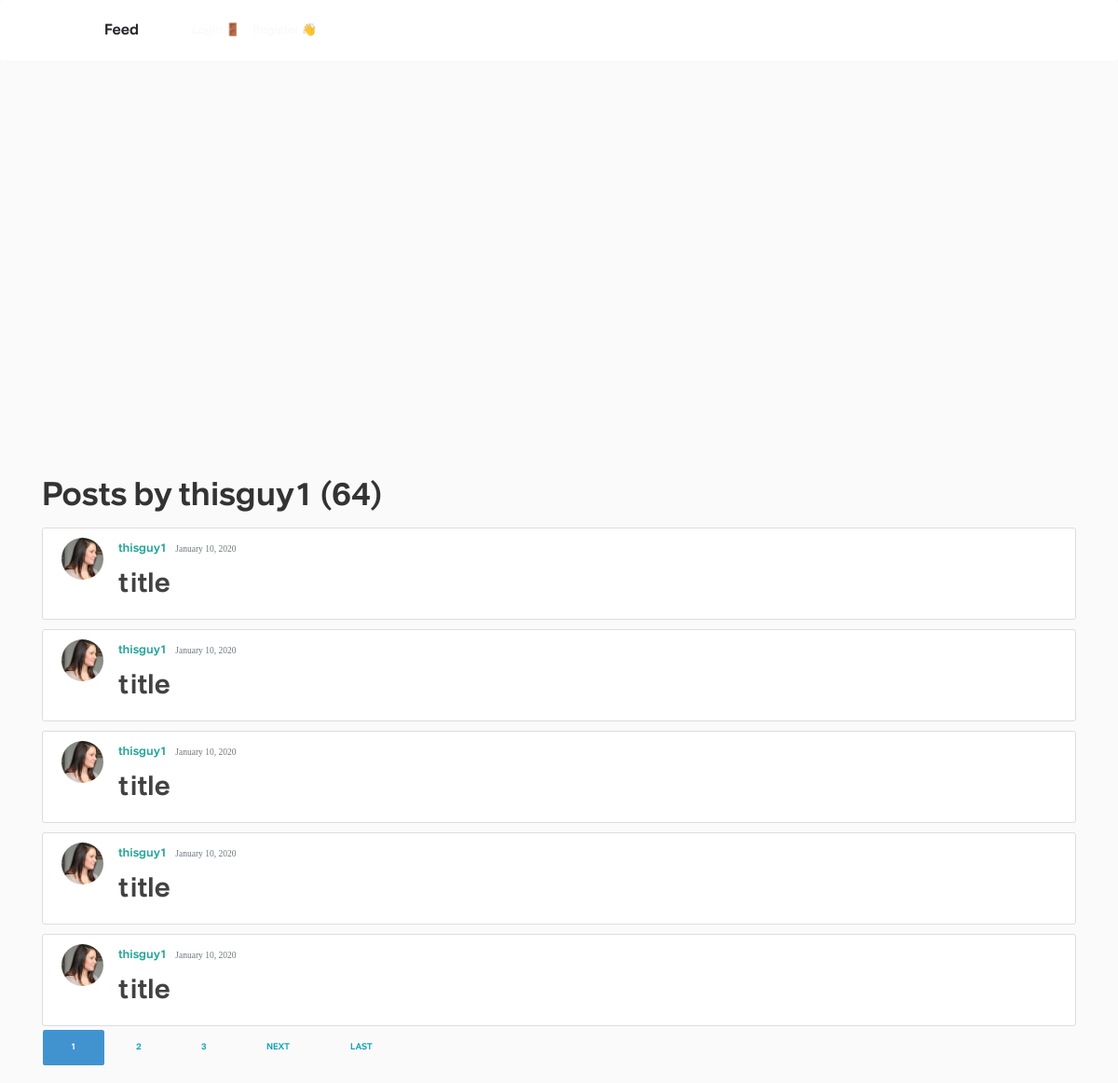
Before: /user/thisguy1 with the older database file.
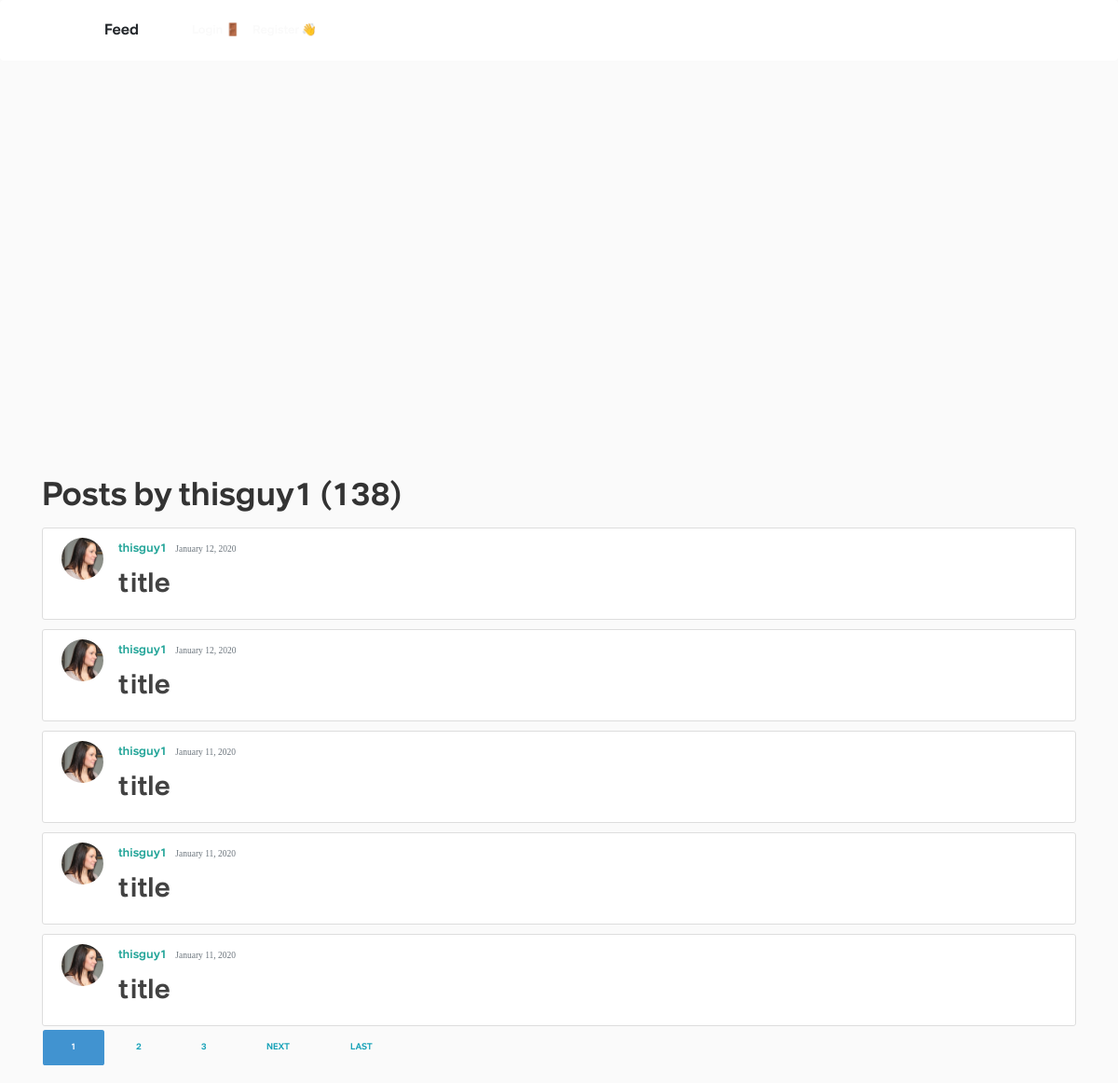
After: the same page with the newer database file.
### blog/models.py (models this page shows, shortened)
class Post(models.Model):
    objects = models.Manager()
    title = "title" #models.CharField(max_length=100)
    time_studied = models.IntegerField(default=20)
    date_posted = models.DateTimeField(default=timezone.now)
    author = models.ForeignKey(User, on_delete=models.CASCADE)

### users/models.py (models this page shows, shortened)
class Profile(models.Model):
    user = models.OneToOneField(User, on_delete=models.CASCADE)
    profile_pictures = [
        "asian_student.jpeg",
        "black_and_white_photo.jpg",
        "college_student.jpeg",
        "girl_looking_sideways.jpg",
        "nerdy_guy.jpg",
        "science_student.jpeg",
        "student_sitting_on_grass.jpg",
    ]
    for i in range(len(profile_pictures)):
        profile_pictures[i] = "potential_pics/" + profile_pictures[i]
    image = models.ImageField(
        default=random.choice(profile_pictures), upload_to="profile_pics"
    )
    wallet_points = models.BigIntegerField(default=0)
    university = models.CharField(default="", max_length=35)
    subject = models.CharField(default="", max_length=35)

### blog/views.py (the view)
# urls.py: path('user/<str:username>', UserPostListView.as_view(), name='user-posts'),
class UserPostListView(ListView):
    model = Post
    template_name = "blog/user_posts.html"  # <app>/<model>_<viewtype>.html
    context_object_name = "posts"
    paginate_by = 5
    def get_queryset(self):
        user = get_object_or_404(User, username=self.kwargs.get("username"))
        return Post.objects.filter(author=user).order_by("-date_posted")

### blog/templates/blog/user_posts.html (shortened to what this page needs)
{% extends "blog/base.html" %}
{% block content %}
    <h1 class="mb-3">Posts by {{ view.kwargs.username }} ({{ page_obj.paginator.count }})</h1>
    {% for post in posts %}
        <article class="media content-section">
          <img class="rounded-circle article-img" src="{{ post.author.profile.image.url }}">
          <div class="media-body">
            <div class="article-metadata">
              <a class="mr-2" href="{% url 'user-posts' post.author.username %}">{{ post.author }}</a>
              <small class="text-muted">{{ post.date_posted|date:"F d, Y" }}</small>
            </div>
            <h2><a class="article-title" href="{% url 'post-detail' post.id %}">{{ post.title }}</a></h2>
          </div>
        </article>
    {% endfor %}
    {% if is_paginated %}
      {% for num in page_obj.paginator.page_range %}
        {% if page_obj.number == num %}
          <a class="btn btn-info mb-4" href="?page={{ num }}">{{ num }}</a>
        {% elif num > page_obj.number|add:'-3' and num < page_obj.number|add:'3' %}
          <a class="btn btn-outline-info mb-4" href="?page={{ num }}">{{ num }}</a>
        {% endif %}
      {% endfor %}
      {% if page_obj.has_next %}
        <a class="btn btn-outline-info mb-4" href="?page={{ page_obj.next_page_number }}">Next</a>
        <a class="btn btn-outline-info mb-4" href="?page={{ page_obj.paginator.num_pages }}">Last</a>
      {% endif %}
    {% endif %}
{% endblock content %}

Changed rows visible on the page:
no longer on this page (row unchanged): Post: author.profile.image (picture), author "thisguy1", date_posted "January 10, 2020", title "title"
no longer on this page (row unchanged): Post: author.profile.image (picture), author "thisguy1", date_posted "January 10, 2020", title "title"
no longer on this page (row unchanged): Post: author.profile.image (picture), author "thisguy1", date_posted "January 10, 2020", title "title"
no longer on this page (row unchanged): Post: author.profile.image (picture), author "thisguy1", date_posted "January 10, 2020", title "title"
no longer on this page (row unchanged): Post: author.profile.image (picture), author "thisguy1", date_posted "January 10, 2020", title "title"
added Post: author.profile.image (picture), author "thisguy1", date_posted "January 12, 2020", title "title"
added Post: author.profile.image (picture), author "thisguy1", date_posted "January 12, 2020", title "title"
added Post: author.profile.image (picture), author "thisguy1", date_posted "January 11, 2020", title "title"
added Post: author.profile.image (picture), author "thisguy1", date_posted "January 11, 2020", title "title"
added Post: author.profile.image (picture), author "thisguy1", date_posted "January 11, 2020", title "title"
Other visible differences:
{{ page_obj.paginator.count }}: "64" → "138"
